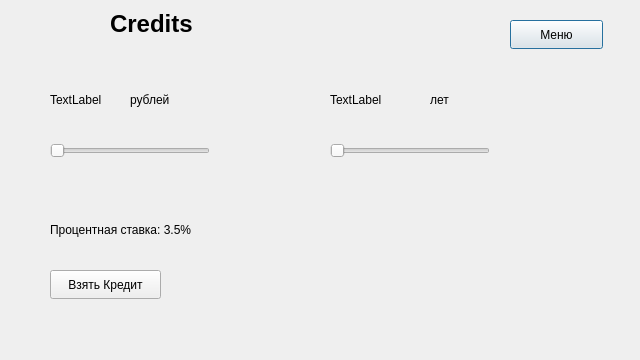
<?xml version="1.0" encoding="UTF-8"?>
<ui version="4.0">
 <class>OpenCredit</class>
 <widget class="QDialog" name="OpenCredit">
  <property name="geometry">
   <rect>
    <x>0</x>
    <y>0</y>
    <width>640</width>
    <height>360</height>
   </rect>
  </property>
  <property name="windowTitle">
   <string>Dialog</string>
  </property>
  <widget class="QLabel" name="label_5">
   <property name="geometry">
    <rect>
     <x>110</x>
     <y>10</y>
     <width>190</width>
     <height>60</height>
    </rect>
   </property>
   <property name="text">
    <string>&lt;html&gt;&lt;head/&gt;&lt;body&gt;&lt;p&gt;&lt;span style=&quot; font-size:xx-large; font-weight:700;&quot;&gt;Credits&lt;/span&gt;&lt;/p&gt;&lt;p&gt;&lt;br/&gt;&lt;/p&gt;&lt;/body&gt;&lt;/html&gt;</string>
   </property>
  </widget>
  <widget class="QPushButton" name="backButton">
   <property name="geometry">
    <rect>
     <x>510</x>
     <y>20</y>
     <width>93</width>
     <height>29</height>
    </rect>
   </property>
   <property name="text">
    <string>Меню</string>
   </property>
  </widget>
  <widget class="QLabel" name="logo">
   <property name="geometry">
    <rect>
     <x>5</x>
     <y>5</y>
     <width>75</width>
     <height>75</height>
    </rect>
   </property>
   <property name="text">
    <string/>
   </property>
  </widget>
  <widget class="QSlider" name="creditAmountSlider">
   <property name="geometry">
    <rect>
     <x>50</x>
     <y>140</y>
     <width>160</width>
     <height>22</height>
    </rect>
   </property>
   <property name="minimum">
    <number>100000</number>
   </property>
   <property name="maximum">
    <number>1000000</number>
   </property>
   <property name="singleStep">
    <number>50000</number>
   </property>
   <property name="pageStep">
    <number>50000</number>
   </property>
   <property name="orientation">
    <enum>Qt::Horizontal</enum>
   </property>
   <property name="tickPosition">
    <enum>QSlider::NoTicks</enum>
   </property>
   <property name="tickInterval">
    <number>50000</number>
   </property>
  </widget>
  <widget class="QLabel" name="creditAmountLabel">
   <property name="geometry">
    <rect>
     <x>50</x>
     <y>90</y>
     <width>63</width>
     <height>20</height>
    </rect>
   </property>
   <property name="text">
    <string>TextLabel</string>
   </property>
  </widget>
  <widget class="QPushButton" name="openCreditButton">
   <property name="geometry">
    <rect>
     <x>50</x>
     <y>270</y>
     <width>111</width>
     <height>29</height>
    </rect>
   </property>
   <property name="text">
    <string>Взять Кредит</string>
   </property>
  </widget>
  <widget class="QSlider" name="creditTermSlider">
   <property name="geometry">
    <rect>
     <x>330</x>
     <y>140</y>
     <width>160</width>
     <height>22</height>
    </rect>
   </property>
   <property name="minimum">
    <number>1</number>
   </property>
   <property name="maximum">
    <number>15</number>
   </property>
   <property name="singleStep">
    <number>1</number>
   </property>
   <property name="pageStep">
    <number>1</number>
   </property>
   <property name="value">
    <number>1</number>
   </property>
   <property name="orientation">
    <enum>Qt::Horizontal</enum>
   </property>
  </widget>
  <widget class="QLabel" name="creditTermLabel">
   <property name="geometry">
    <rect>
     <x>330</x>
     <y>90</y>
     <width>63</width>
     <height>20</height>
    </rect>
   </property>
   <property name="text">
    <string>TextLabel</string>
   </property>
  </widget>
  <widget class="QLabel" name="label">
   <property name="geometry">
    <rect>
     <x>130</x>
     <y>90</y>
     <width>63</width>
     <height>20</height>
    </rect>
   </property>
   <property name="text">
    <string>рублей</string>
   </property>
  </widget>
  <widget class="QLabel" name="label_2">
   <property name="geometry">
    <rect>
     <x>430</x>
     <y>90</y>
     <width>63</width>
     <height>20</height>
    </rect>
   </property>
   <property name="text">
    <string>лет</string>
   </property>
  </widget>
  <widget class="QLabel" name="label_3">
   <property name="geometry">
    <rect>
     <x>50</x>
     <y>220</y>
     <width>181</width>
     <height>20</height>
    </rect>
   </property>
   <property name="text">
    <string>Процентная ставка: 3.5%</string>
   </property>
  </widget>
 </widget>
 <resources/>
 <connections/>
</ui>
